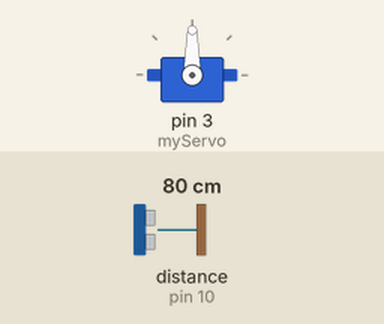
Simulated run of this sketch. Board: Arduino Uno, built with avr-gcc and run on an emulated ATmega328P. On the bench: servo. Wiring (inferred from the names in the program): ultrasonic range finder: trigger pin 9; echo pin 10. The inputs (shaded band) are chosen by the test bench; at power-on: distance to the obstacle (sensor on pin 10) 80 cm. The echo pulse lasts 58.3 µs per cm.

Above: at 1.3 s.
1.4 s: distance to the obstacle (sensor on pin 10) set to 23 cm
2.9 s: distance to the obstacle (sensor on pin 10) set to 18 cm
At 4.0 s:
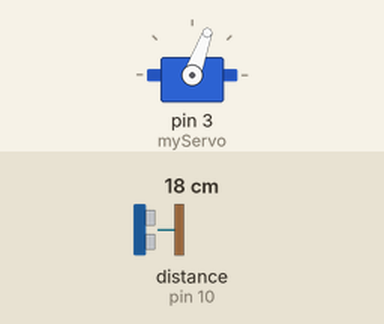
5.9 s: distance to the obstacle (sensor on pin 10) set to 35 cm
At 8.6 s:
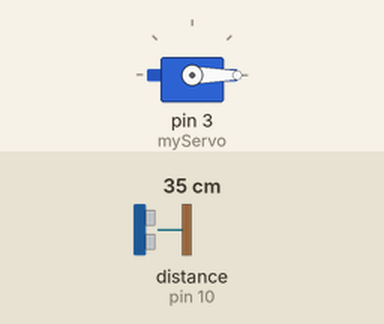
8.9 s: distance to the obstacle (sensor on pin 10) set to 2 cm
At 10.1 s:
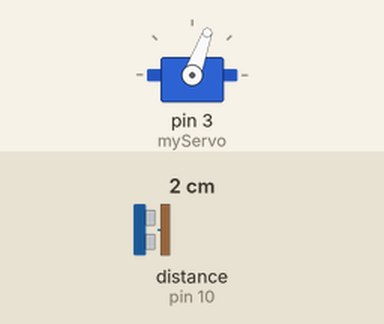
Timing chart, 0 to 12.9 s (numbered marks = the images above; inputs shaded):
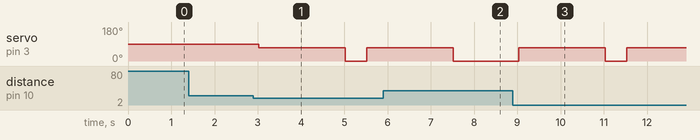

The sketch:

AutoBoxOpener.ino
```cpp
#include <Servo.h>

Servo myServo;
int trigPin = 9;
int echoPin = 10;
long duration;
int distance;
bool lidIsOpen = false;

void openLid();
void closeLid();

void setup() {
  myServo.attach(3);
  pinMode(trigPin, OUTPUT);
  pinMode(echoPin, INPUT);
}

void loop() {
  digitalWrite(trigPin, LOW);
  delayMicroseconds(2);

  digitalWrite(trigPin, HIGH);
  delayMicroseconds(10);
  digitalWrite(trigPin, LOW);

  duration = pulseIn(echoPin, HIGH);
  distance = duration * 0.034 / 2;

  if (distance < 20 && !lidIsOpen) {
    openLid();
    delay(2000);
    closeLid();
  }
  delay(500);
}

void openLid() {
  myServo.write(70);
  lidIsOpen = true;
}

void closeLid() {
  myServo.write(-50);
  lidIsOpen = false;
}
```

Measured:
- the behaviour switches between 21 and 20 cm on distance to the obstacle (sensor on pin 10) (found by bisection; images 0 and 1)
- after the input at 1.4 s, every drawn part: stays the same
- after the input at 2.9 s, servo on pin 3 (myServo): 90° → 70° after 0.12 s, → 0° 2.0 s later, → 70° 0.50 s later
- after the input at 5.9 s, servo on pin 3 (myServo): goes on until 7.5 s, then stays 0°
- after the input at 8.9 s, servo on pin 3 (myServo): 0° → 70° after 0.13 s, → 0° 2.0 s later, → 70° 0.50 s later
